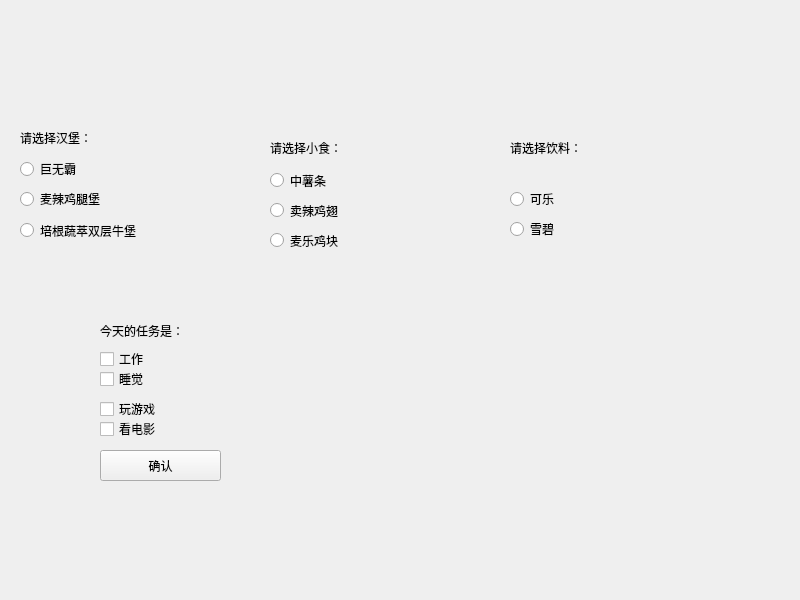
<?xml version="1.0" encoding="UTF-8"?>
<ui version="4.0">
 <class>Widget</class>
 <widget class="QWidget" name="Widget">
  <property name="geometry">
   <rect>
    <x>0</x>
    <y>0</y>
    <width>800</width>
    <height>600</height>
   </rect>
  </property>
  <property name="windowTitle">
   <string>Widget</string>
  </property>
  <widget class="QLabel" name="label">
   <property name="geometry">
    <rect>
     <x>20</x>
     <y>130</y>
     <width>451</width>
     <height>16</height>
    </rect>
   </property>
   <property name="text">
    <string>请选择汉堡：</string>
   </property>
  </widget>
  <widget class="QLabel" name="label_2">
   <property name="geometry">
    <rect>
     <x>270</x>
     <y>140</y>
     <width>101</width>
     <height>16</height>
    </rect>
   </property>
   <property name="text">
    <string>请选择小食：</string>
   </property>
  </widget>
  <widget class="QLabel" name="label_3">
   <property name="geometry">
    <rect>
     <x>510</x>
     <y>140</y>
     <width>101</width>
     <height>16</height>
    </rect>
   </property>
   <property name="text">
    <string>请选择饮料：</string>
   </property>
  </widget>
  <widget class="QRadioButton" name="radioButton">
   <property name="geometry">
    <rect>
     <x>20</x>
     <y>160</y>
     <width>121</width>
     <height>18</height>
    </rect>
   </property>
   <property name="text">
    <string>巨无霸</string>
   </property>
  </widget>
  <widget class="QRadioButton" name="radioButton_2">
   <property name="geometry">
    <rect>
     <x>20</x>
     <y>190</y>
     <width>121</width>
     <height>18</height>
    </rect>
   </property>
   <property name="text">
    <string>麦辣鸡腿堡</string>
   </property>
  </widget>
  <widget class="QRadioButton" name="radioButton_3">
   <property name="geometry">
    <rect>
     <x>20</x>
     <y>220</y>
     <width>151</width>
     <height>21</height>
    </rect>
   </property>
   <property name="text">
    <string>培根蔬萃双层牛堡</string>
   </property>
  </widget>
  <widget class="QRadioButton" name="radioButton_4">
   <property name="geometry">
    <rect>
     <x>270</x>
     <y>170</y>
     <width>101</width>
     <height>21</height>
    </rect>
   </property>
   <property name="text">
    <string>中薯条</string>
   </property>
  </widget>
  <widget class="QRadioButton" name="radioButton_5">
   <property name="geometry">
    <rect>
     <x>270</x>
     <y>200</y>
     <width>111</width>
     <height>21</height>
    </rect>
   </property>
   <property name="text">
    <string>卖辣鸡翅</string>
   </property>
  </widget>
  <widget class="QRadioButton" name="radioButton_6">
   <property name="geometry">
    <rect>
     <x>270</x>
     <y>230</y>
     <width>101</width>
     <height>21</height>
    </rect>
   </property>
   <property name="text">
    <string>麦乐鸡块</string>
   </property>
  </widget>
  <widget class="QRadioButton" name="radioButton_7">
   <property name="geometry">
    <rect>
     <x>510</x>
     <y>190</y>
     <width>91</width>
     <height>18</height>
    </rect>
   </property>
   <property name="text">
    <string>可乐</string>
   </property>
  </widget>
  <widget class="QRadioButton" name="radioButton_8">
   <property name="geometry">
    <rect>
     <x>510</x>
     <y>220</y>
     <width>91</width>
     <height>18</height>
    </rect>
   </property>
   <property name="text">
    <string>雪碧</string>
   </property>
  </widget>
  <widget class="QLabel" name="label_4">
   <property name="geometry">
    <rect>
     <x>100</x>
     <y>320</y>
     <width>541</width>
     <height>21</height>
    </rect>
   </property>
   <property name="text">
    <string>今天的任务是：</string>
   </property>
  </widget>
  <widget class="QCheckBox" name="checkBox">
   <property name="geometry">
    <rect>
     <x>100</x>
     <y>350</y>
     <width>151</width>
     <height>18</height>
    </rect>
   </property>
   <property name="text">
    <string>工作</string>
   </property>
  </widget>
  <widget class="QCheckBox" name="checkBox_2">
   <property name="geometry">
    <rect>
     <x>100</x>
     <y>370</y>
     <width>181</width>
     <height>18</height>
    </rect>
   </property>
   <property name="text">
    <string>睡觉</string>
   </property>
  </widget>
  <widget class="QCheckBox" name="checkBox_3">
   <property name="geometry">
    <rect>
     <x>100</x>
     <y>400</y>
     <width>131</width>
     <height>18</height>
    </rect>
   </property>
   <property name="text">
    <string>玩游戏</string>
   </property>
  </widget>
  <widget class="QCheckBox" name="checkBox_4">
   <property name="geometry">
    <rect>
     <x>100</x>
     <y>420</y>
     <width>201</width>
     <height>18</height>
    </rect>
   </property>
   <property name="text">
    <string>看电影</string>
   </property>
  </widget>
  <widget class="QPushButton" name="pushButton">
   <property name="geometry">
    <rect>
     <x>100</x>
     <y>450</y>
     <width>121</width>
     <height>31</height>
    </rect>
   </property>
   <property name="text">
    <string>确认</string>
   </property>
  </widget>
 </widget>
 <resources/>
 <connections/>
</ui>
